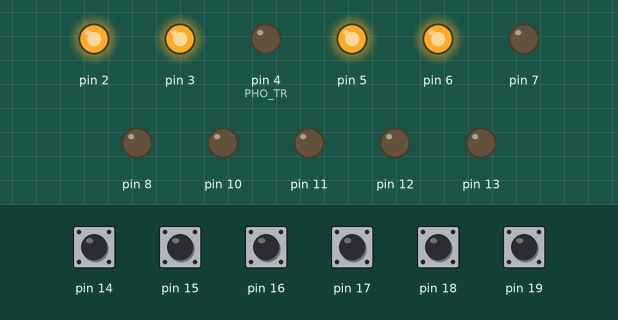
This sketch was run on a simulated Arduino Uno, built with avr-gcc and run on an emulated ATmega328P. Parts: output pins drawn as LEDs (lit = HIGH). Dashed ring = blinking. The test bench sets the inputs (shaded band); at power-on: pin 14–19 HIGH. Pins used as bus, display or sensor lines are not drawn; what the sketch prints to the serial monitor is not drawn.

Above: at 3.2 s.
3.3 s: pin 14 pulled LOW for 0.15 s
At 5.4 s:
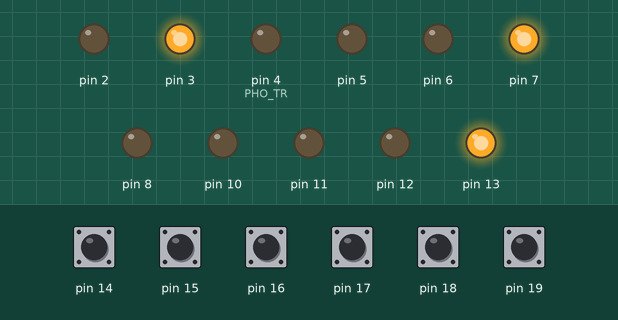
6.3 s: pin 15 pulled LOW for 0.15 s
At 7.6 s:
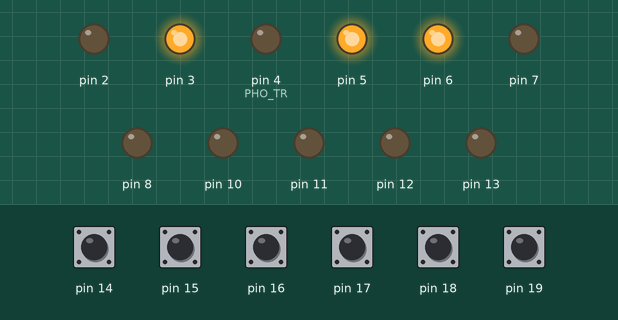
8.4 s: pin 16 pulled LOW for 1 s
At 9.61 s:
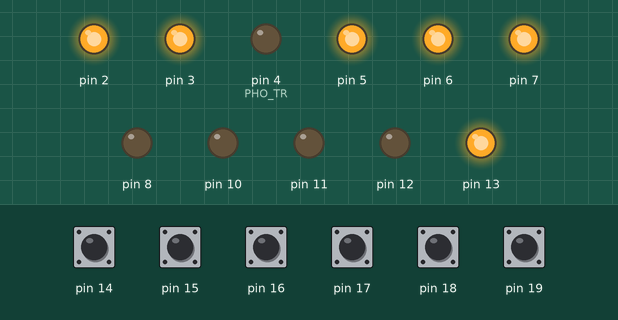
12.2 s: pin 17 pulled LOW for 0.15 s
At 12.64 s:
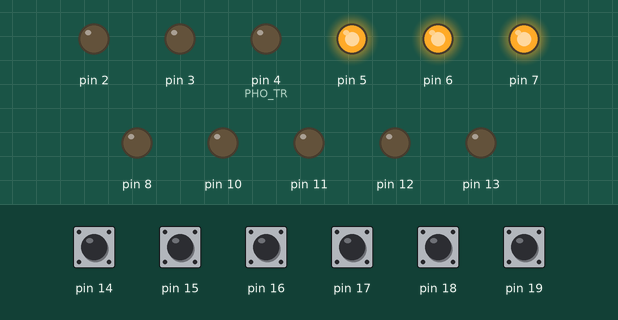
14.3 s: pin 17 pulled LOW for 1 s
At 18.05 s:
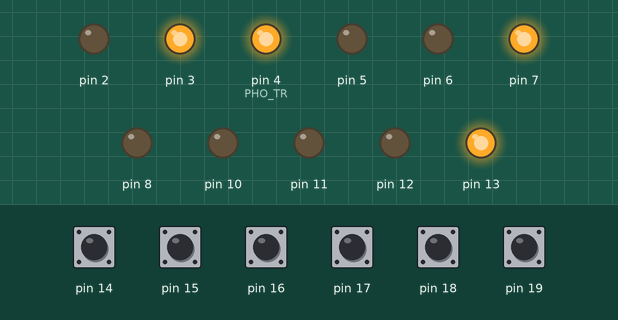
18.1 s: pin 18 pulled LOW for 1 s
At 19.18 s:
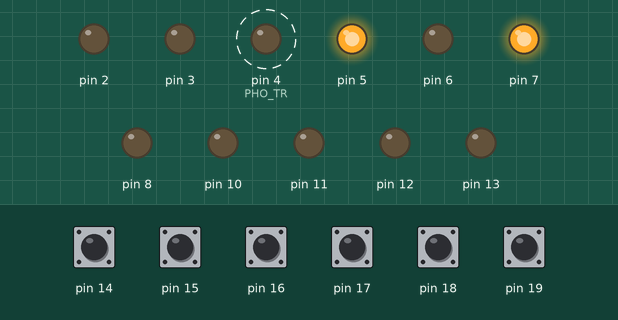
Timing chart, 0 to 21.1 s (numbered marks = the images above; inputs shaded):
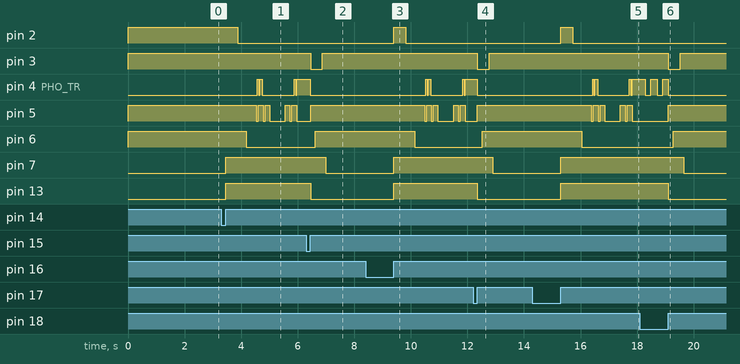

Measured:
- after the input at 3.3 s, pin 2: HIGH → LOW after 0.57 s; pin 4 (PHO_TR): goes HIGH 0.05 s, LOW 0.04 s, HIGH 0.09 s, LOW 1.1 s, HIGH 0.05 s, LOW 0.04 s, then HIGH, starting after 1.3 s; pin 6: HIGH → LOW after 0.89 s; pin 7, pin 13: LOW → HIGH after 0.15 s
- after the input at 6.3 s, pin 3: HIGH → LOW after 0.15 s, → HIGH 0.42 s later; pin 4 (PHO_TR): goes on until 6.4 s, then stays LOW; pin 5: LOW → HIGH after 0.15 s; pin 6: LOW → HIGH after 0.32 s; pin 7: HIGH → LOW after 0.69 s
- after the input at 8.4 s, pin 2: LOW → HIGH after 1.0 s, → LOW 0.42 s later; pin 4 (PHO_TR): goes HIGH 0.05 s, LOW 0.04 s, HIGH 0.09 s, LOW 1.1 s, HIGH 0.05 s, LOW 0.04 s, then HIGH, starting after 2.1 s; pin 6: HIGH → LOW after 1.7 s; pin 7, pin 13: LOW → HIGH after 1.0 s
- after the input at 12.2 s, pin 3: HIGH → LOW after 0.15 s, → HIGH 0.42 s later; pin 5: LOW → HIGH after 0.15 s; pin 6: LOW → HIGH after 0.32 s; pin 7: HIGH → LOW after 0.69 s; pin 13: HIGH → LOW after 0.15 s
- after the input at 14.3 s, pin 2: LOW → HIGH after 1.0 s, → LOW 0.42 s later; pin 4 (PHO_TR): goes HIGH 0.05 s, LOW 0.04 s, HIGH 0.09 s, LOW 1.1 s, HIGH 0.05 s, LOW 0.04 s, then HIGH, starting after 2.1 s; pin 6: HIGH → LOW after 1.7 s; pin 7, pin 13: LOW → HIGH after 1.0 s
- after the input at 18.1 s, pin 3: HIGH → LOW after 1.0 s, → HIGH 0.42 s later; pin 4 (PHO_TR): goes on until 19.1 s, then stays LOW; pin 5: LOW → HIGH after 1.0 s; pin 6: LOW → HIGH after 1.2 s; pin 7: HIGH → LOW after 1.5 s

The sketch:

TapeDeckFakeOut2.ino
```cpp
//-------------------------
//    Fake tapedeck commands for
//    gm factory radio
//-------------------------

#include <SPI.h>
#include <avr/sleep.h>
#include <avr/interrupt.h>
#include <util/atomic.h>

#define DEBUG

//-------------------------
//    debounce stuff
//-------------------------
#define MAXCHECKS 15         //# of checks before a switch is considered debounced
byte debounced_state;        //debounced state of the switches
byte debounced_state_prev;   //previous debounced state of the switches
byte state[MAXCHECKS];       //array maintaining bounce status
byte index;                  //pointer into state
volatile boolean doDebounce;          //if true, call debounce
volatile byte debounceTimerCount;      //number of times the debounce timer has overflowed

//-------------------------
//    Output pins
//-------------------------
//these values are for building bitmasks
//so should be between 0 and 7 inclusive
#define CRO2     2               //digital pin 2
#define ANODE    3               //digital pin 3
#define PHO_TR   4               //digital pin 4
#define MODE     5               //digital pin 5
#define ST_BY    6               //digital pin 6
#define CA_IN    7               //digital pin 7
#define POWER    1               //digital pin 9, port B

//-------------------------
//    Tape State
//-------------------------
#define TAPE_INSERTED 4
#define TAPE_EJECTED  0
//is the tape in or out
byte TapeState;
//the number of times the photr timer has overflowed
volatile int PhoTr_OverflowCnt;
//whether the photr pin is high or low
volatile bool PhoTr_State;


byte ledstate=HIGH;


void setup()
{
	//-------------------------
	//   shutoff the adc....
	//-------------------------
	//23.8.2 ADCSRA – ADC Control and Status Register A
	//Bit 7 – ADEN: ADC Enable
	//Writing this bit to one enables the ADC. By writing it to zero, the ADC is turned off. Turning the
	//ADC off while a conversion is in progress, will terminate this conversion.
	//ADCSRA &= ~(1 << ADEN);
	ADCSRA = 0;

	//set port C (ADC) as inputs
	DDRC = 0x00;              //make port c (analog) inputs
	PORTC |= 0xFF;             //turn on port c internal pullups

	//set port B as outputs
	DDRB = 0b00111111;        //make port b as output The two high bits (6 & 7) map to the crystal pins and are not usable
        PORTB &= 0b11000000;


	//set port D as outputs
	DDRD = DDRD | 0b11111100;

	//init PORTD with values indicating empty tape deck
	PORTD = 0x00 | (
	(1<<CRO2)
	|(1<<ANODE)
	|(0<<PHO_TR)
	|(1<<MODE)
	|(1<<ST_BY)
	|(0<<CA_IN)
	);

        //hold power high for ~2 seconds
        PORTB |= (1<<POWER);
        for(byte i=0;i<20;i++){delay(100);}
	PORTB &= ~(1<<POWER);

	//setup tape state vars
	TapeState = TAPE_EJECTED;
	PhoTr_OverflowCnt = 0;
	PhoTr_State= false;

	//setup debounce vars
	doDebounce = false;
	debounceTimerCount =0;
	debounced_state_prev=0;
	debounced_state=0;

	//init serial output
	#ifdef DEBUG
	Serial.begin(9600);
	#endif


	// set up timer with prescaler = 64 for timer2 (debounce timer)
	TCCR2B = (1 << CS22)|(0 << CS21)|(0 << CS20);
	// initialize counter for timer0 (debounce timer)
	TCNT2 = 0;
	// enable overflow interrupt for timer2 (debounce timer)
	TIMSK2 |= (1 << TOIE2);

	// enable interrupts
	sei();
	//goto sleep
	//sleep();
}

void loop()
{

        #ifdef DEBUG
	int prev;
	ATOMIC_BLOCK(ATOMIC_RESTORESTATE){
		prev = PhoTr_OverflowCnt;
	}


	Serial.println(prev);
	#endif


	//Serial.println(debounced_state,BIN);

	if(doDebounce){

		debounce();
	}
	//Serial.println(debounced_state,BIN);
	if(debounced_state_prev != debounced_state){
		//key has been pressed or released

		if(GetKeysUp()!=0){

			if(TapeState==TAPE_INSERTED){

                                digitalWrite(13, LOW);  //
				TapeEject();
				TapeState=TAPE_EJECTED;
				}else{
                                  digitalWrite(13, HIGH);  //
				TapeInsert();
				TapeState=TAPE_INSERTED;
			}

			//sleep();
		}

	}//end if(key is pressed)


}

void TapeInsert(){


	PORTD = 0x00 | (
	(1<<CRO2)
	|(1<<ANODE)
	|(0<<PHO_TR)
	|(1<<MODE)
	|(1<<ST_BY)
	|(1<<CA_IN)
	);

	delay(422);
	PORTD = 0x00 | (
	(0<<CRO2)
	|(1<<ANODE)
	|(0<<PHO_TR)
	|(1<<MODE)
	|(1<<ST_BY)
	|(1<<CA_IN)
	);

	delay(314);
	PORTD = 0x00 | (
	(0<<CRO2)
	|(1<<ANODE)
	|(0<<PHO_TR)
	|(1<<MODE)
	|(0<<ST_BY)
	|(1<<CA_IN)
	);

	delay(348);
	PORTD = 0x00 | (
	(0<<CRO2)
	|(1<<ANODE)
	|(0<<PHO_TR)
	|(0<<MODE)
	|(0<<ST_BY)
	|(1<<CA_IN)
	);

	delay(41);
	PORTD = 0x00 | (
	(0<<CRO2)
	|(1<<ANODE)
	|(1<<PHO_TR)
	|(0<<MODE)
	|(0<<ST_BY)
	|(1<<CA_IN)
	);

	delay(28);
	PORTD = 0x00 | (
	(0<<CRO2)
	|(1<<ANODE)
	|(1<<PHO_TR)
	|(1<<MODE)
	|(0<<ST_BY)
	|(1<<CA_IN)
	);

	delay(20);
	PORTD = 0x00 | (
	(0<<CRO2)
	|(1<<ANODE)
	|(0<<PHO_TR)
	|(1<<MODE)
	|(0<<ST_BY)
	|(1<<CA_IN)
	);

	delay(36);
	PORTD = 0x00 | (
	(0<<CRO2)
	|(1<<ANODE)
	|(1<<PHO_TR)
	|(1<<MODE)
	|(0<<ST_BY)
	|(1<<CA_IN)
	);

	delay(93);
	PORTD = 0x00 | (
	(0<<CRO2)
	|(1<<ANODE)
	|(0<<PHO_TR)
	|(1<<MODE)
	|(0<<ST_BY)
	|(1<<CA_IN)
	);

	delay(19);
	PORTD = 0x00 | (
	(0<<CRO2)
	|(1<<ANODE)
	|(0<<PHO_TR)
	|(0<<MODE)
	|(0<<ST_BY)
	|(1<<CA_IN)
	);

	delay(71);
	PORTD = 0x00 | (
	(0<<CRO2)
	|(1<<ANODE)
	|(0<<PHO_TR)
	|(1<<MODE)
	|(0<<ST_BY)
	|(1<<CA_IN)
	);

	delay(163);
	PORTD = 0x00 | (
	(0<<CRO2)
	|(1<<ANODE)
	|(0<<PHO_TR)
	|(0<<MODE)
	|(0<<ST_BY)
	|(1<<CA_IN)
	);

	delay(556);
	PORTD = 0x00 | (
	(0<<CRO2)
	|(1<<ANODE)
	|(0<<PHO_TR)
	|(1<<MODE)
	|(0<<ST_BY)
	|(1<<CA_IN)
	);

	delay(162);
	PORTD = 0x00 | (
	(0<<CRO2)
	|(1<<ANODE)
	|(0<<PHO_TR)
	|(0<<MODE)
	|(0<<ST_BY)
	|(1<<CA_IN)
	);

	delay(71);
	PORTD = 0x00 | (
	(0<<CRO2)
	|(1<<ANODE)
	|(0<<PHO_TR)
	|(1<<MODE)
	|(0<<ST_BY)
	|(1<<CA_IN)
	);

	delay(83);
	PORTD = 0x00 | (
	(0<<CRO2)
	|(1<<ANODE)
	|(1<<PHO_TR)
	|(1<<MODE)
	|(0<<ST_BY)
	|(1<<CA_IN)
	);

	delay(52);
	PORTD = 0x00 | (
	(0<<CRO2)
	|(1<<ANODE)
	|(0<<PHO_TR)
	|(1<<MODE)
	|(0<<ST_BY)
	|(1<<CA_IN)
	);

	delay(39);
	PORTD = 0x00 | (
	(0<<CRO2)
	|(1<<ANODE)
	|(1<<PHO_TR)
	|(0<<MODE)
	|(0<<ST_BY)
	|(1<<CA_IN)
	);

	delay(45);
	//-------------------------
	//    begin PhoTr transition
	//-------------------------
	//159ms off, 247ms on

	PhoTr_State=false;
	// set up timer1 with prescaler = 1024
	TCCR1B = (1 << CS12) | (1 << CS10);
	//dnit counter
	TCNT1 = 0;
	//enable interrupt
	TIMSK1  |= (1 << TOIE1);
	//init overflow counter
	PhoTr_OverflowCnt = 0;
	sei();         // turn on interrupts


	delay(250);//this is so sei will have something to execute...


}//end tape insert

//-------------------------
//    playback tape ejection
//-------------------------
void TapeEject(){

	//disable PhoTr pulse interrupt
	TIMSK1 &= ~(1 << TOIE1);
	TIFR1 &= ~(1 << TOV1);
	PhoTr_OverflowCnt=0;

	//begin eject signaling
	PORTD = 0x00 | (
	(0<<CRO2)
	|(0<<ANODE)
	|(0<<PHO_TR)
	|(1<<MODE)
	|(0<<ST_BY)
	|(1<<CA_IN)
	);

	delay(170);
	PORTD = 0x00 | (
	(0<<CRO2)
	|(0<<ANODE)
	|(0<<PHO_TR)
	|(1<<MODE)
	|(1<<ST_BY)
	|(1<<CA_IN)
	);

	delay(251);
	//-------------------------
	//    anode goes high here
	//-------------------------
	PORTD = 0x00 | (
	(0<<CRO2)
	|(1<<ANODE)
	|(0<<PHO_TR)
	|(1<<MODE)
	|(1<<ST_BY)
	|(1<<CA_IN)
	);

	delay(118);
	PORTD = 0x00 | (
	(0<<CRO2)
	|(1<<ANODE)
	|(0<<PHO_TR)
	|(1<<MODE)
	|(1<<ST_BY)
	|(0<<CA_IN)
	);

	delay(175);

}//end TapeEject

void PhoTrLow(){
	//-------------------------
	//    begin PhoTr transition
	//-------------------------
	//159ms off, 247ms on

	PORTD &= ~(1<<PHO_TR);
}

void PhoTrHigh(){
	//-------------------------
	//    begin PhoTr transition
	//-------------------------
	//159ms off, 247ms on

	PORTD |= (1<<PHO_TR);
}


void debounce(){

	byte i,j;
	state[index]=readkeys();
	++index;
	j=0xff;
	for(i=0;i<MAXCHECKS;i++){
		j = j & state[i];
	}
	debounced_state_prev=debounced_state;
	debounced_state=j;
	if(index >= MAXCHECKS){
		index =0;
	}
	doDebounce=false;//we just did a debounce, we dont need another one until the next timer
}

//-------------------------
//    read the keys into an byte
//-------------------------
byte readkeys(){
	byte ret=0x3F;   //3F (0x00111111)

	//pinc is the analog port. inverted because we are using active low
	ret &= ~PINC;

	return ret;
}

byte GetKeysUp(){
	//set bits that have changed to 1
	byte ret = debounced_state_prev ^ debounced_state;

	//set bits that have changed and are 1 in the current state
	ret = ret ^ debounced_state;
	return ret;
}

byte GetKeysDown(){

	//set bits that have changed to 1
	byte ret = debounced_state_prev ^ debounced_state;

	//set bits that have changed and are 1 in the current state
	ret = ret & debounced_state;
	return ret;
}

void sleep(){
	//debounce delays
	delay (50);

	// clear any outstanding interrupts
	PCIFR  |= _BV (PCIF0) | _BV (PCIF1) | _BV (PCIF2);
	//setup interrupts
	PCICR |= (1 << PCIE1);    // set PCIE1 to enable PCMSK1 scan

	// set PCINT13 PCINT12	PCINT11	PCINT10	PCINT9	PCINT8
	//to trigger an interrupt on state change
	PCMSK1 |= 0b111111;
	sei();         // turn on interrupts


	// disable ADC
	ADCSRA = 0;
	// turn off various modules
	//PRR = 0xFF;

	set_sleep_mode (SLEEP_MODE_PWR_DOWN);
	sleep_enable();
	sleep_cpu ();

	// cancel sleep as a precaution
	//sleep_disable();
}

//-------------------------
//    the pin change interrupt handler
//-------------------------
ISR (PCINT1_vect, ISR_BLOCK)
{
	// cancel pin change interrupts
	PCICR = 0;

	// cancel sleep
	sleep_disable();
}

//-------------------------
//    handler for interrupt of PhoTr LOW timer
//-------------------------
ISR(TIMER1_OVF_vect){
	//-------------------------
	//    begin PhoTr transition
	//-------------------------
	//159ms off, 247ms on
	//prescaler = 64, time between overflows ~= 2ms
	//prescaler = 1024, time between overflows ~= 33 ms


	//disable overflow interrupt for timer2 (debounce timer)
	TIMSK2 &= ~(1 << TOIE2);
	// keep a track of number of overflows
	PhoTr_OverflowCnt++;
	if(5 < PhoTr_OverflowCnt && !PhoTr_State){
		//transition to high
		PORTD |= (1<<PHO_TR);
		PhoTr_State = true;
		}else if(12 < PhoTr_OverflowCnt && PhoTr_State){
		//transition to low
		PORTD &= ~(1<<PHO_TR);
		PhoTr_State = false;
		PhoTr_OverflowCnt=0;
	}
	//enable overflow interrupt for timer2 (debounce timer)
	TIMSK2 |= (1 << TOIE2);
	//sei();         // turn on interrupts
}

//-------------------------
//    handler for power/tape insert button press
//-------------------------
ISR(TIMER2_OVF_vect){

	//disable PhoTr pulse interrupt
	int PhoTr_prev= TIMSK1;
	TIMSK1 &= ~(1 << TOIE1);
	// keep a track of number of overflows
	debounceTimerCount++;
	if(2 <= debounceTimerCount){
		//set the doDebounce variable to true
		doDebounce=true;
		debounceTimerCount = 0;
	}
	//enable PhoTr pulse interrupt
	//TIMSK1 |= (1 << TOIE1);
	TIMSK1= PhoTr_prev;
	//sei();         // turn on interrupts
}
```
